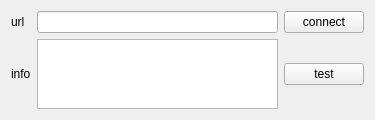
<?xml version="1.0" encoding="UTF-8"?>
<ui version="4.0">
 <class>Setting</class>
 <widget class="QWidget" name="Setting">
  <property name="geometry">
   <rect>
    <x>0</x>
    <y>0</y>
    <width>375</width>
    <height>120</height>
   </rect>
  </property>
  <property name="windowTitle">
   <string>Form</string>
  </property>
  <layout class="QHBoxLayout" name="horizontalLayout_2">
   <item>
    <layout class="QGridLayout" name="gridLayout">
     <item row="0" column="0">
      <widget class="QLabel" name="label_3">
       <property name="text">
        <string>url</string>
       </property>
      </widget>
     </item>
     <item row="0" column="3">
      <widget class="QPushButton" name="pushButton">
       <property name="text">
        <string>connect</string>
       </property>
      </widget>
     </item>
     <item row="2" column="2">
      <widget class="QTextBrowser" name="textBrowser"/>
     </item>
     <item row="2" column="0">
      <widget class="QLabel" name="label_2">
       <property name="text">
        <string>info</string>
       </property>
      </widget>
     </item>
     <item row="2" column="3">
      <widget class="QPushButton" name="pushButton_2">
       <property name="text">
        <string>test</string>
       </property>
      </widget>
     </item>
     <item row="0" column="2">
      <widget class="QLineEdit" name="lineEdit"/>
     </item>
    </layout>
   </item>
  </layout>
 </widget>
 <resources/>
 <connections/>
</ui>
